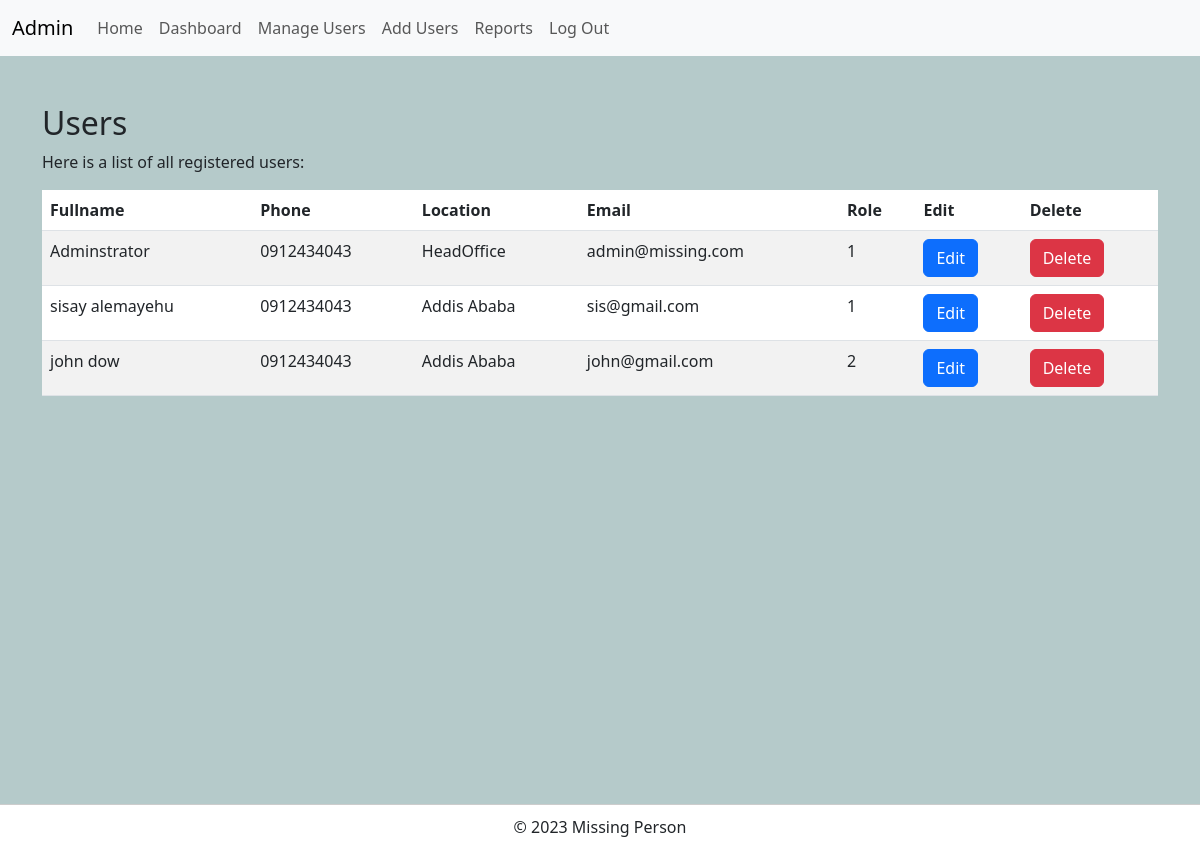
Before: /admin/users (signed in) with the older database file.
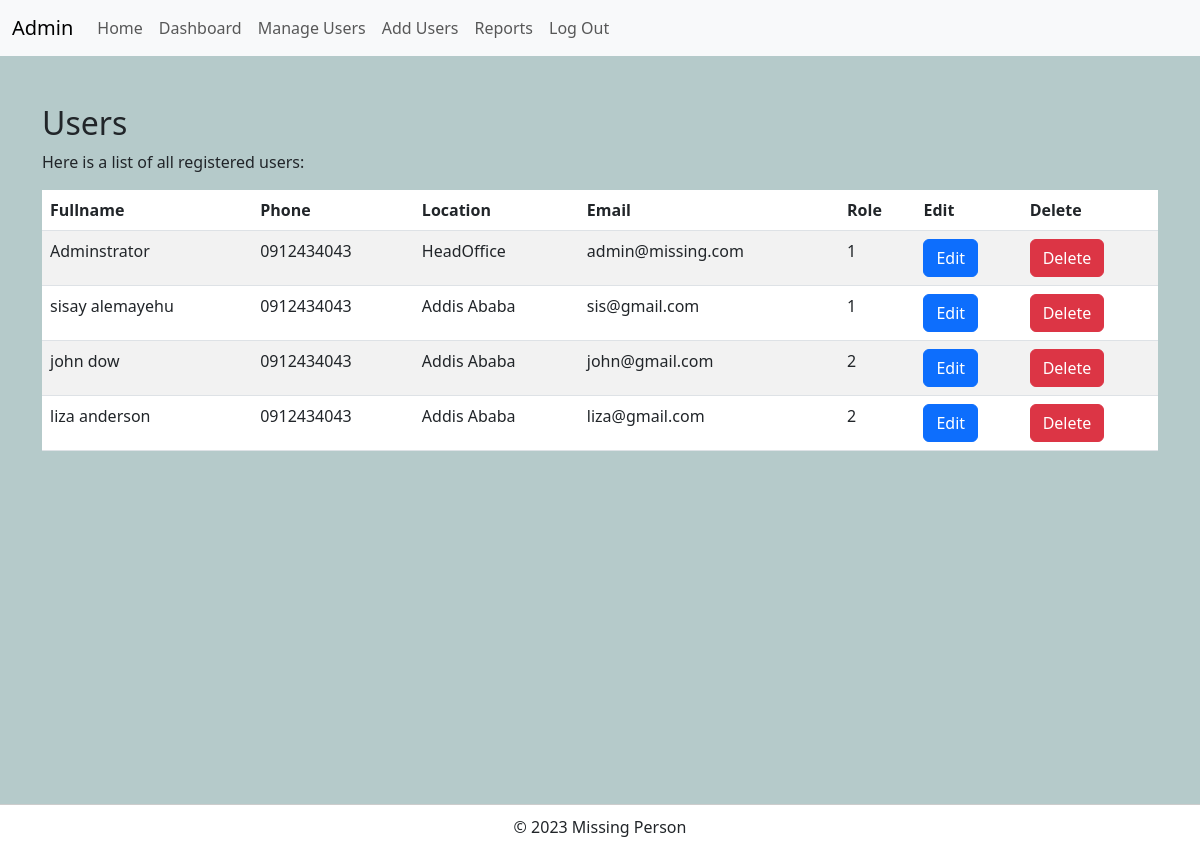
After: the same page with the newer database file.
### tables this page shows
CREATE TABLE user (
  id INTEGER PRIMARY KEY AUTOINCREMENT,
  finder_name TEXT NOT NULL,
  phone TEXT NOT NULL,
  finder_location TEXT NOT NULL,
  email TEXT UNIQUE NOT NULL,
  password TEXT NOT NULL,
  role_id INTEGER NOT NULL,
  FOREIGN KEY (role_id) REFERENCES role (id)
);

### missing/admin.py (the view)
@bp.route('/users')
@login_required_role(1)  # '1' is the role_id for the admin role
def users():
    users = get_all_users()
    return render_template('admin/users.html', users=users)

### missing/admin.py (called while the page is built)
def get_all_users():
    db = get_db()
    users = db.execute('SELECT * FROM user').fetchall()
    return users

### missing/auth.py (called while the page is built)
def login_required_role(role_id):
    def decorator(f):
        @functools.wraps(f)
        def wrapped_view(*args, **kwargs):
            if g.user is None:
                return redirect(url_for('auth.login'))
            if g.user['role_id'] != role_id:
                return redirect(url_for('auth.unauthorized'))
            return f(*args, **kwargs)
        return wrapped_view
    return decorator

@bp.before_app_request
def load_logged_in_user():
    user_id = session.get('user_id')
    if user_id is None:
        g.user = None
    else:
        db = get_db()
        g.user = db.execute(
            'SELECT * FROM user WHERE id = ?', (user_id,)
        ).fetchone()

### missing/db.py (called while the page is built)
def get_db():
    if 'db' not in g:
        g.db = sqlite3.connect(
            current_app.config['DATABASE'],
            detect_types=sqlite3.PARSE_DECLTYPES
        )
        g.db.row_factory = sqlite3.Row
    return g.db

### missing/templates/admin/users.html (shortened to what this page needs)
{% extends "admin/layout.html" %}
{% block content %}
<section>
  <h2>Users</h2>
  <p>Here is a list of all registered users:</p>
  <table class="table table-striped">
    <thead>
      <tr>
        <th>Fullname</th>
        <th>Phone</th>
        <th>Location</th>
        <th>Email</th>
        <th>Role</th>
        <th>Edit</th>
        <th>Delete</th>
      </tr>
    </thead>
    <tbody>
      {% for user in users %}
        <tr>
          <td>{{ user.finder_name }}</td>
          <td>{{ user.phone }}</td>
          <td>{{ user.finder_location }}</td>
          <td>{{ user.email }}</td>
          <td>{{ user.role_id }}</td>
          <td><a class="btn btn-primary" href="{{ url_for('auth.edit_user', user_id=user.id) }}">Edit</a></td>
          <td>
          <form method="post" action="{{ url_for('auth.delete_user', user_id=user.id) }}" onsubmit="return confirm('Are you sure you want to delete this user?')">
            <button type="submit" class="btn btn-danger">Delete</button>
        </form>
        </td>
        </tr>
      {% endfor %}
    </tbody>
  </table>
</section>
{% endblock %}

Changed rows visible on the page:
added user: finder_name "liza anderson", phone "0912434043", finder_location "Addis Ababa", email "liza@gmail.com", role_id "2"
